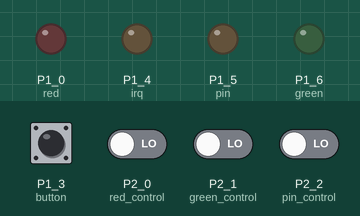
A sketch run on a simulated TI MSP430 LaunchPad. Shown: output pins drawn as LEDs (lit = HIGH). The test bench sets the inputs (shaded band); at power-on: P1_3 (button) HIGH, P2_0 (red_control), P2_1 (green_control), P2_2 (pin_control) LOW.

Above: at 1.2 s.
1.3 s: P1_3 (button) pulled LOW for 0.15 s
At 2.6 s:
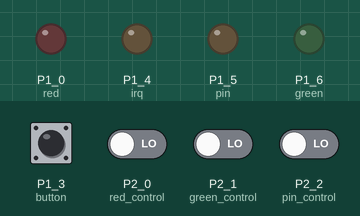
2.9 s: P2_0 (red_control) driven HIGH
At 3.9 s:
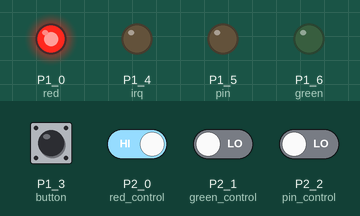
4.4 s: P2_1 (green_control) driven HIGH
At 5.0 s:
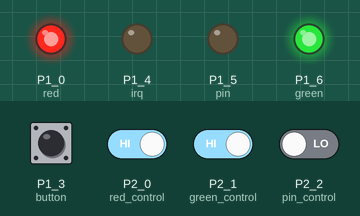
5.9 s: P1_3 (button) pulled LOW for 1 s
At 7.3 s:
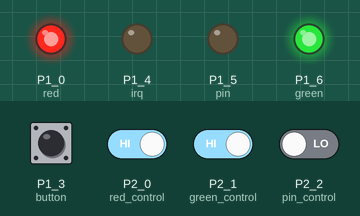
8.4 s: P2_0 (red_control) driven LOW
At 9.2 s:
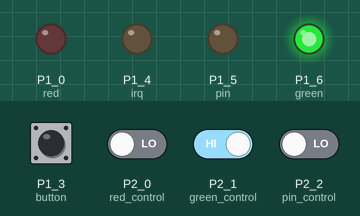
9.9 s: P1_3 (button) pulled LOW for 0.15 s
At 10.4 s:
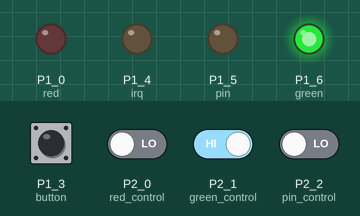
Timing chart, 0 to 12.5 s (numbered marks = the images above; inputs shaded):
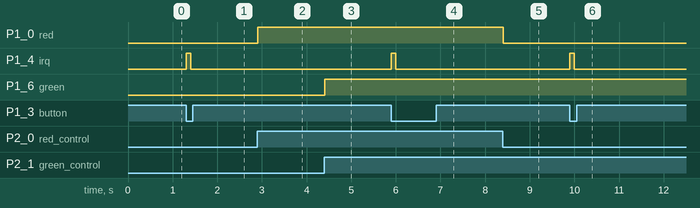

Measured:
- after the input at 1.3 s, P1_4 (irq): LOW → HIGH at once, → LOW 0.10 s later
- after the input at 2.9 s, P1_0 (red): LOW → HIGH at once
- after the input at 4.4 s, P1_6 (green): LOW → HIGH at once
- after the input at 5.9 s, P1_4 (irq): LOW → HIGH at once, → LOW 0.10 s later
- after the input at 8.4 s, P1_0 (red): HIGH → LOW at once
- after the input at 9.9 s, P1_4 (irq): LOW → HIGH at once, → LOW 0.10 s later

The sketch:

msp430.ino
```cpp
const int red = RED_LED;
const int green = GREEN_LED;
const int irq = P1_4;
const int button = PUSH2;
const int pin = P1_5;

const int red_control = P2_0;
const int green_control = P2_1;
const int pin_control = P2_2;

int red_value = 0;
int green_value = 0;
int pin_value = 0;
int button_value = 0;

int last_button_value = 0;

void setup() {
  // LED
  pinMode(red, OUTPUT);
  pinMode(green, OUTPUT);

  // IRQ
  pinMode(irq, OUTPUT);

  // PIN
  pinMode(pin, OUTPUT);

  // BUTTON
  pinMode(button, INPUT_PULLUP);

  // CONTROL
  pinMode(red_control, INPUT);
  pinMode(green_control, INPUT);
  pinMode(pin_control, INPUT);

  // set default values
  digitalWrite(red, LOW);
  digitalWrite(green, LOW);
  digitalWrite(irq, LOW);
  digitalWrite(pin, LOW);

  red_value = LOW;
  green_value = LOW;
  pin_value = LOW;
  button_value = HIGH;
  last_button_value = HIGH;
}

void loop() {
  // read data
  red_value = digitalRead(red_control);
  green_value = digitalRead(green_control);
  pin_value = digitalRead(pin_control);
  button_value = digitalRead(button);

  // report value
  if ((button_value == LOW) && (last_button_value == HIGH)) {
    // change output value
    digitalWrite(pin, pin_value);

    // issue an irq
    digitalWrite(irq, HIGH);
    delay(100);
    digitalWrite(irq, LOW);
  }

  // set led values
  digitalWrite(red, red_value);
  digitalWrite(green, green_value);

  // update last button value
  last_button_value = button_value;

  // delay
  delay(10);
}
```
